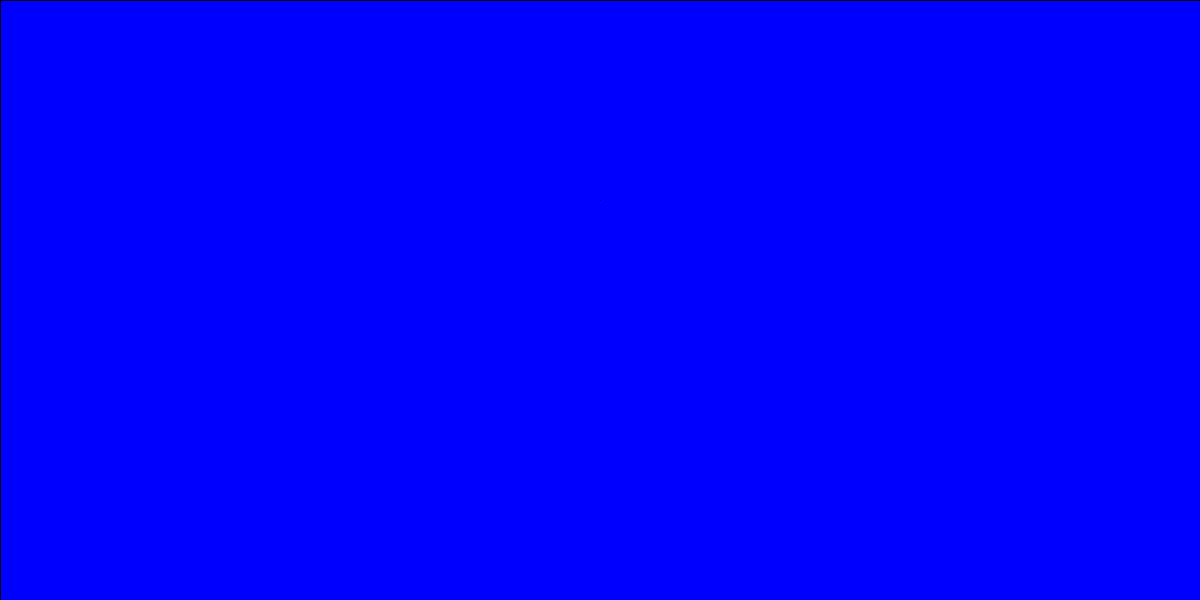
Frame 1 (no input)
Frame 60 (the mouse pressed at the canvas centre just before this capture): identical to frame 1, image omitted
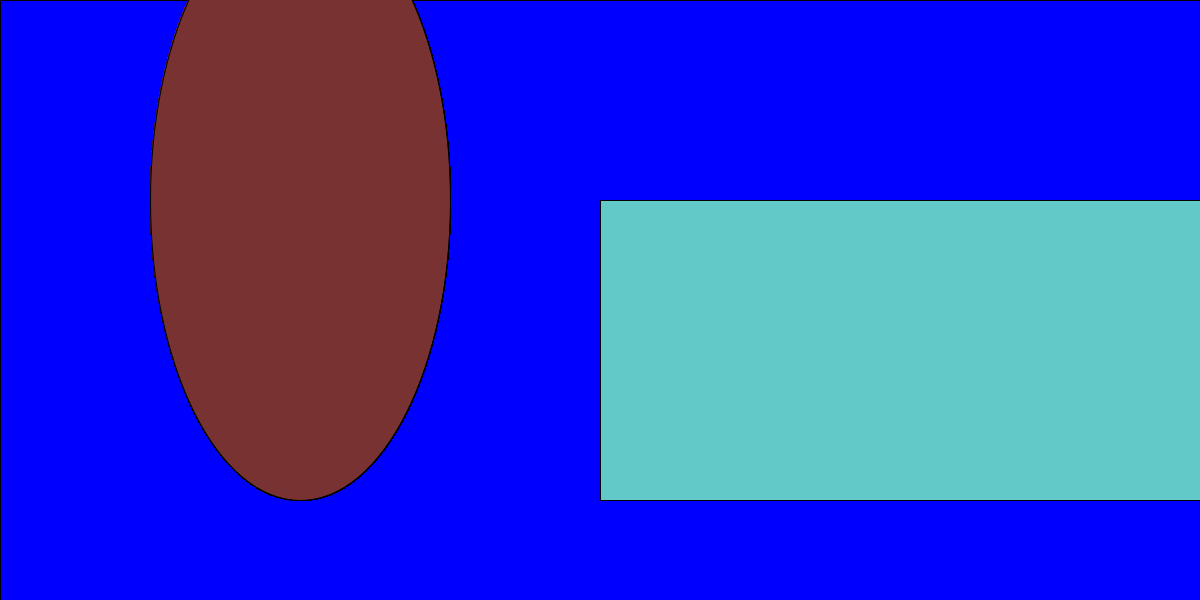
Frame 120 (the mouse held since frame 60 and released just before this capture)

The Processing sketch that drew these frames (run headless with seeded random() and noise(); from frame 60 on, the mouse is pressed at the canvas centre):

// Processing sketch: sketch_1st_sketch
// ── sketch_1st_sketch.pde
void setup() {
  size(1200,600);
}

void draw() {
  fill(mouseX,mouseY,255-mouseY,255-mouseX);
  rect(0,0,width,height);
  
  fill(mouseX*.2,50,50);
  ellipse(300,200,mouseY,mouseX);
  
  fill(mouseY*.33,200,200);
  rect(600,200,mouseX,mouseY);
  
}
